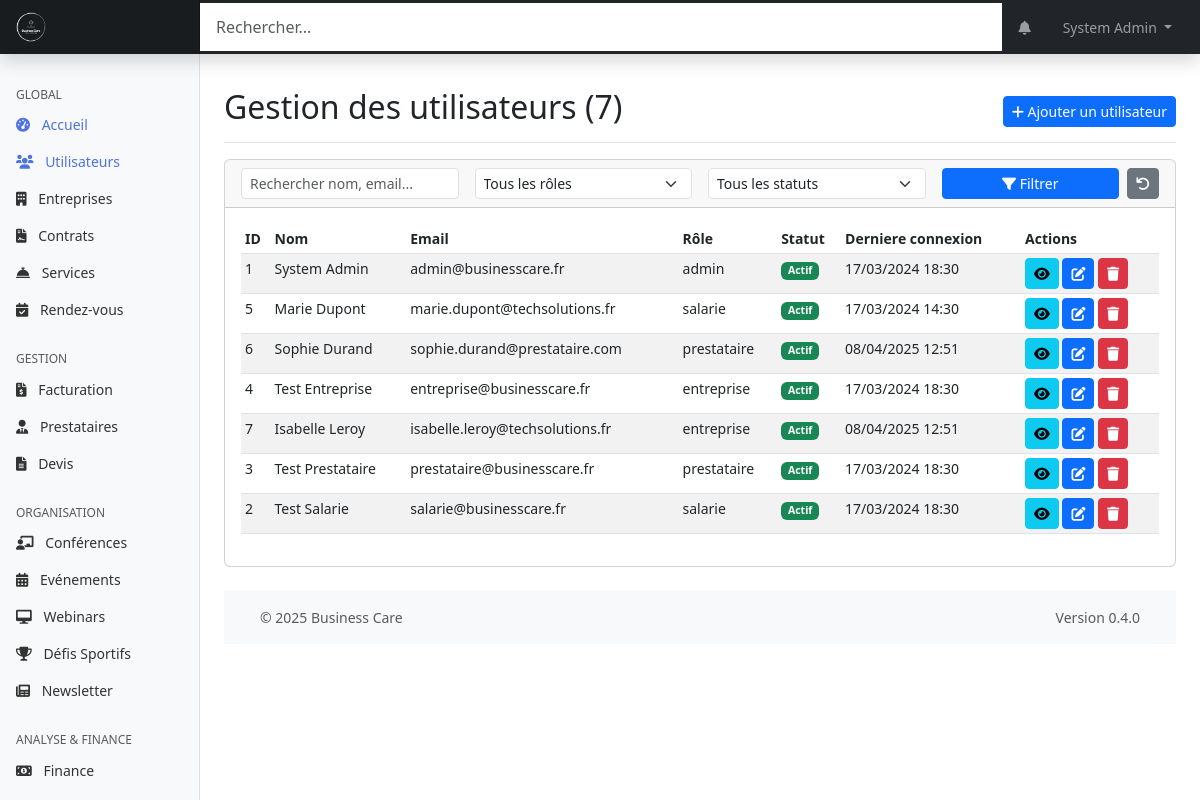
The page /web-admin/modules/users/index.php (signed in) on the database as committed earlier.
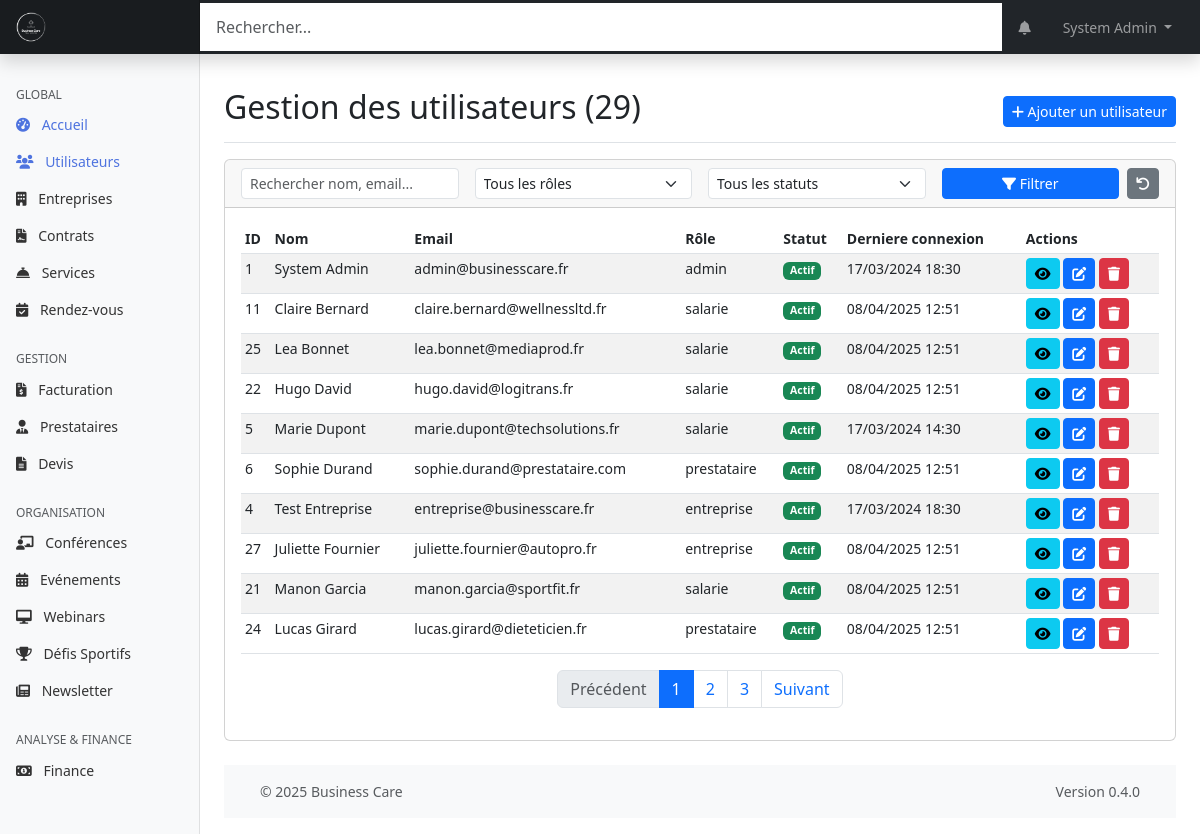
The same page on the database as committed later.
### tables this page shows
CREATE TABLE personnes (
    id INT PRIMARY KEY AUTO_INCREMENT,
    nom VARCHAR(100) NOT NULL,
    prenom VARCHAR(100) NOT NULL,
    email VARCHAR(255) UNIQUE NOT NULL,
    mot_de_passe VARCHAR(255) NOT NULL,
    telephone VARCHAR(20),
    date_naissance DATE,
    genre ENUM('M', 'F', 'Autre'),
    photo_url VARCHAR(255),
    role_id INT NOT NULL,
    entreprise_id INT,
    statut ENUM('actif', 'inactif', 'en_attente', 'suspendu') DEFAULT 'actif',
    derniere_connexion DATETIME,
    created_at TIMESTAMP DEFAULT CURRENT_TIMESTAMP,
    updated_at TIMESTAMP DEFAULT CURRENT_TIMESTAMP ON UPDATE CURRENT_TIMESTAMP,
    FOREIGN KEY (role_id) REFERENCES roles(id),
    FOREIGN KEY (entreprise_id) REFERENCES entreprises(id),
    INDEX idx_email (email),
    INDEX idx_role (role_id),
    INDEX idx_entreprise (entreprise_id)
);

CREATE TABLE roles (
    id INT PRIMARY KEY AUTO_INCREMENT,
    nom VARCHAR(50) NOT NULL UNIQUE,
    description TEXT,
    created_at TIMESTAMP DEFAULT CURRENT_TIMESTAMP,
    INDEX idx_nom (nom)
);

### web-admin/includes/page_functions/modules/users.php (called while the page is built, shortened)
<?php
function usersGetList($page = 1, $perPage = DEFAULT_ITEMS_PER_PAGE, $search = '', $roleId = 0, $entrepriseId = 0, $statut = '') {
        $params = [];
    $conditions = [];
    $whereSql = !empty($conditions) ? "WHERE " . implode(' AND ', $conditions) : '';
    $countSql = "SELECT COUNT(p.id) FROM personnes p {$whereSql}";
    $totalUsers = executeQuery($countSql, $params)->fetchColumn();
    $totalPages = ceil($totalUsers / $perPage);
    $page = max(1, min($page, $totalPages));
    $offset = ($page - 1) * $perPage;
    $sql = "SELECT p.*, r.nom as role_name, e.nom as entreprise_nom
            FROM personnes p
            LEFT JOIN roles r ON p.role_id = r.id
            LEFT JOIN entreprises e ON p.entreprise_id = e.id
            {$whereSql}
            ORDER BY p.nom, p.prenom ASC LIMIT ?, ?";
    $paramsWithPagination = array_merge($params, [$offset, $perPage]);
    $users = executeQuery($sql, $paramsWithPagination)->fetchAll();
    return [
        'users' => $users,
        'currentPage' => $page,
        'totalPages' => $totalPages,
        'totalItems' => $totalUsers,
        'perPage' => $perPage
    ];
}

### shared/web-admin/db.php (called while the page is built, shortened)
<?php
function getDbConnection()
{
    static $pdo = null;
    if ($pdo === null) {
        $dsn = "mysql:host=" . DB_HOST . ";dbname=" . DB_NAME . ";charset=" . DB_CHARSET;
        $options = [
            PDO::ATTR_ERRMODE => PDO::ERRMODE_EXCEPTION,
            PDO::ATTR_DEFAULT_FETCH_MODE => PDO::FETCH_ASSOC,
            PDO::ATTR_EMULATE_PREPARES => false,
        ];
        try {
            $pdo = new PDO($dsn, DB_USER, DB_PASS, $options);
        } catch (PDOException $e) {
            die("[FAILURE] Connexion a la base de donnees impossible. Veuillez reessayer plus tard.");
        }
    }
    return $pdo;
}
function executeQuery($sql, $params = [])
{
    try {
        $pdo = getDbConnection();
        $stmt = $pdo->prepare($sql);
        $stmt->execute($params);
        return $stmt;
    } catch (PDOException $e) {
        die("[FAILURE] Impossible d'executer la requete: " . $e->getMessage());
    }
}

### web-admin/modules/users/index.php (the view, shortened to what the changed rows need)
<?php
require_once '../../includes/page_functions/modules/users.php';
$queryData = getQueryData(['page' => 1, 'search' => '', 'role' => 0, 'statut' => '']);
$page = $queryData['page'];
$search = $queryData['search'];
$role = $queryData['role'];
$statut = $queryData['statut'];
$result = usersGetList($page, DEFAULT_ITEMS_PER_PAGE, $search, $role, 0, $statut);
$users = $result['users'];
$totalPages = $result['totalPages'];
$totalUsers = $result['totalItems'];
$currentPage = $result['currentPage'];
$itemsPerPage = $result['perPage'];
include '../../templates/header.php';
?>
<div class="container-fluid">
    <div class="row">
        <main class="col-md-9 ms-sm-auto col-lg-10 px-md-4">
            <div class="d-flex justify-content-between flex-wrap flex-md-nowrap align-items-center pt-3 pb-2 mb-3 border-bottom">
                <h1 class="h2"><?php echo "Gestion des utilisateurs ({$totalUsers})"; ?></h1>
                <div class="btn-toolbar mb-2 mb-md-0">
                    <a href="<?php echo WEBADMIN_URL; ?>/modules/users/add.php" class="btn btn-sm btn-primary">
                    </a>
                </div>
            </div>
            <div class="card mb-4">
                <div class="card-body">
                    <div class="table-responsive">
                        <table class="table table-striped table-hover table-sm">
                            <thead>
                                <tr>
                                    <th>ID</th>
                                    <th>Nom</th>
                                    <th>Email</th>
                                    <th>Rôle</th>
                                    <th>Statut</th>
                                    <th>Derniere connexion</th>
                                    <th>Actions</th>
                                </tr>
                            </thead>
                            <tbody>
                                <?php if (empty($users)): ?>
                                <tr>
                                    <td colspan="7" class="text-center fst-italic text-muted">Aucun utilisateur trouvé correspondant aux filtres.</td>
                                </tr>
                                <?php else: ?>
                                <?php foreach ($users as $user): ?>
                                <tr>
                                    <td><?php echo $user['id']; ?></td>
                                    <td>
                                        <?php echo htmlspecialchars($user['prenom'] . ' ' . $user['nom']); ?>
                                    </td>
                                    <td><?php echo htmlspecialchars($user['email']); ?></td>
                                    <td><?php echo htmlspecialchars($user['role_name'] ?? '-'); ?></td>
                                    <td><?php echo getStatusBadge($user['statut']); ?></td>
                                    <td><?php echo $user['derniere_connexion'] ? formatDate($user['derniere_connexion']) : 'Jamais'; ?></td>
                                    <td class="table-actions">
                                        <a href="<?php echo WEBADMIN_URL; ?>/modules/users/view.php?id=<?php echo $user['id']; ?>" class="btn btn-sm btn-info" data-bs-toggle="tooltip" title="Voir">
                                            <i class="fas fa-eye"></i>
                                        </a>
                                        <a href="<?php echo WEBADMIN_URL; ?>/modules/users/edit.php?id=<?php echo $user['id']; ?>" class="btn btn-sm btn-primary" data-bs-toggle="tooltip" title="Modifier">
                                            <i class="fas fa-edit"></i>
                                        </a>
                                        <a href="<?php echo WEBADMIN_URL; ?>/modules/users/delete.php?id=<?php echo $user['id']; ?>&csrf_token=<?php echo generateToken(); ?>" class="btn btn-sm btn-danger btn-delete"
                                           data-user-id="<?php echo $user['id']; ?>"
                                           data-user-name="<?php echo htmlspecialchars($user['prenom'] . ' ' . $user['nom']); ?>"
                                           data-bs-toggle="tooltip"
                                           title="Supprimer">
                                            <i class="fas fa-trash"></i>
                                        </a>
                                    </td>
                                </tr>
                                <?php endforeach; ?>
                                <?php endif; ?>
                            </tbody>
                        </table>
                    </div>
                    <?php
                    $paginationInfo = [
                        'currentPage' => $currentPage,
                        'totalPages' => $totalPages,
                        'totalItems' => $totalUsers,
                        'itemsPerPage' => $itemsPerPage
                    ];
                    $urlPattern = WEBADMIN_URL . '/modules/users/index.php?search=' . urlencode($search) . '&role=' . urlencode($role) . '&statut=' . urlencode($statut) . '&page={page}';
                    ?>
                    <div class="d-flex justify-content-center">
                        <?php echo renderPagination($paginationInfo, $urlPattern); ?>
                    </div>
                </div>
            </div>
            <?php include '../../templates/footer.php'; ?>
        </main>
    </div>
</div>

### shared/web-admin/functions.php (shortened to what the changed rows need)
<?php
require_once 'db.php';
function formatDate($date, $format = DEFAULT_DATE_FORMAT)
{
    $timestamp = strtotime($date);
    return date($format, $timestamp);
}
function sanitizeInput($input)
{
    return $input;
}
function getQueryData()
{
    return sanitizeInput($_GET);
}
function generateToken()
{
    return $_SESSION['csrf_token'];
}
function getStatusBadge($status)
{
    $badges = [
        'actif' => 'success',
        'inactif' => 'danger',
        'en_attente' => 'warning',
        'suspendu' => 'secondary',
        'expire' => 'danger',
        'resilie' => 'danger',
        'accepte' => 'success',
        'refuse' => 'danger',
        'confirme' => 'success',
        'annule' => 'danger',
        'termine' => 'secondary',
        'planifie' => 'primary',
        'no_show' => 'danger',
        'payee' => 'success',
        'impayee' => 'danger',
        'retard' => 'warning'
    ];
    $class = isset($badges[$status]) ? $badges[$status] : 'primary';
    return '<span class="badge bg-' . $class . '">' . ucfirst($status) . '</span>';
}
function renderPagination($pagination, $urlPattern)
{
    if ($pagination['totalPages'] <= 1) return '';
    $html = '<nav aria-label="Page navigation"><ul class="pagination">';
    $prevDisabled = $pagination['currentPage'] <= 1 ? ' disabled' : '';
    $prevUrl = str_replace('{page}', $pagination['currentPage'] - 1, $urlPattern);
    $html .= '<li class="page-item' . $prevDisabled . '"><a class="page-link" href="' . $prevUrl . '">Précédent</a></li>';
    $startPage = max(1, $pagination['currentPage'] - 2);
    $endPage = min($pagination['totalPages'], $pagination['currentPage'] + 2);
    for ($i = $startPage; $i <= $endPage; $i++) {
        $active = $i == $pagination['currentPage'] ? ' active' : '';
        $url = str_replace('{page}', $i, $urlPattern);
        $html .= '<li class="page-item' . $active . '"><a class="page-link" href="' . $url . '">' . $i . '</a></li>';
    }
    $nextDisabled = $pagination['currentPage'] >= $pagination['totalPages'] ? ' disabled' : '';
    $nextUrl = str_replace('{page}', $pagination['currentPage'] + 1, $urlPattern);
    $html .= '<li class="page-item' . $nextDisabled . '"><a class="page-link" href="' . $nextUrl . '">Suivant</a></li>';
    $html .= '</ul></nav>';
    return $html;
}

Rows that differ between the two databases and show on the page:
no longer on this page (row unchanged): personnes: id "7", prenom+nom "Isabelle Leroy", email "isabelle.leroy@techsolutions.fr", role.nom "entreprise", statut "Actif", derniere_connexion "08/04/2025 12:51"
no longer on this page (row unchanged): personnes: id "3", prenom+nom "Test Prestataire", email "prestataire@businesscare.fr", role.nom "prestataire", statut "Actif", derniere_connexion "17/03/2024 18:30"
no longer on this page (row unchanged): personnes: id "2", prenom+nom "Test Salarie", email "salarie@businesscare.fr", role.nom "salarie", statut "Actif", derniere_connexion "17/03/2024 18:30"
added personnes: id "11", prenom+nom "Claire Bernard", email "claire.bernard@wellnessltd.fr", role.nom "salarie", statut "Actif", derniere_connexion "08/04/2025 12:51"
added personnes: id "25", prenom+nom "Lea Bonnet", email "lea.bonnet@mediaprod.fr", role.nom "salarie", statut "Actif", derniere_connexion "08/04/2025 12:51"
added personnes: id "22", prenom+nom "Hugo David", email "hugo.david@logitrans.fr", role.nom "salarie", statut "Actif", derniere_connexion "08/04/2025 12:51"
added personnes: id "27", prenom+nom "Juliette Fournier", email "juliette.fournier@autopro.fr", role.nom "entreprise", statut "Actif", derniere_connexion "08/04/2025 12:51"
added personnes: id "21", prenom+nom "Manon Garcia", email "manon.garcia@sportfit.fr", role.nom "salarie", statut "Actif", derniere_connexion "08/04/2025 12:51"
added personnes: id "24", prenom+nom "Lucas Girard", email "lucas.girard@dieteticien.fr", role.nom "prestataire", statut "Actif", derniere_connexion "08/04/2025 12:51"
Other text that changed with them:
$totalUsers: "7" → "29"
text now shown: "Précédent Suivant"
new list line: "1"
new list line: "2"
new list line: "3"
